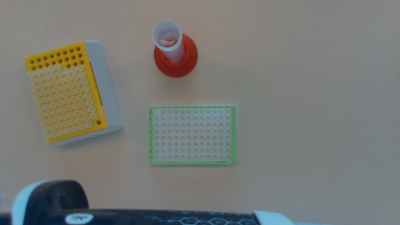
#> input picture scripts/classes/MTP/Test.png, 400 x 225 px
$ python -i classifier.py   (imports and definitions only)
#> lines starting #> are read from the running program, lines starting #| are printed output that depends on the picture; after the words box and inside, x2 and y2 are one past the last pixel; in counts of white or black regions, pixels touching at a corner belong together
"""This document describes an image classifier."""
import numpy as np
import cv2 as cv
import math
import random
import items


class Classifier:
    """Create a classifier to classify objects in an image."""

    def __init__(self):
        """Initialize the classifier."""
        pass

    def __is_close(self, a, b, rel_tol=1e-09, abs_tol=0.0):
        return abs(a-b) <= max(rel_tol * max(abs(a), abs(b)), abs_tol)

    def __auto_canny(self, image, sigma):
        median = np.median(image)
        lower_limit = int(max(0, (1 - sigma) * median))
        upper_limit = int(min(255, (1 + sigma), median))
        return cv.Canny(image, lower_limit, upper_limit)

    def __mapping(self, value, a, b, c, d):
        return c + (d - c) * ((value - a) / float(b - a))

    # [94 lines left out: function __calculate_pattern, not called in this run]

    def find_microplate(self, image):
        """
        Return a microplate object when found, else return NULL.

        image:      array,              the image to classify
        return:     microplate or NULL, the classified object
        """
        image_gray = cv.cvtColor(image, cv.COLOR_BGR2GRAY)
        image_blur = cv.blur(image_gray, (3, 3))
        image_canny = self.__auto_canny(image_blur, 0.33)  # TODO Try sigmas
        image_adaptive = cv.adaptiveThreshold(image_blur, 255, cv.ADAPTIVE_THRESH_GAUSSIAN_C, cv.THRESH_BINARY_INV, 15, 3)
        cv.imshow('image', image)
        cv.imshow('gray', image_gray)
        cv.imshow('blur', image_blur)
        cv.imshow('canny', image_canny)
        cv.imshow('adaptive', image_adaptive)
        # cv.waitKey(0)
        contours, _ = cv.findContours(
            image_adaptive, cv.RETR_LIST, cv.CHAIN_APPROX_NONE
        )
        for contour in contours:
            sigma = 0.12  # TODO Try sigmas
            length = cv.arcLength(contour, False)
            approx = cv.approxPolyDP(contour, sigma*length, False)
            number_of_corners = len(approx)
            if number_of_corners < 4 or number_of_corners > 5:
                # TODO Maybe allow 5 corners aswell
                continue
            print(number_of_corners)

            minAreaRect = cv.minAreaRect(contour)
            center, (length1, length2), angle = minAreaRect
            # TODO Maybe use 4 points directly
            # TODO Calculate angle from 90 to 180

            tolerance = 0.3  # TODO Try out different values

            long = max(length1, length2)
            print(long)
            long_expected = 270  # pixels
            if not self.__is_close(long, long_expected, rel_tol=tolerance):
                continue
            print('found right length for long')

            short = min(length1, length2)
            print(short)
            short_expected = 180  # pixels
            if not self.__is_close(short, short_expected, rel_tol=tolerance):
                continue
            print('found right length for short')

            corner_points = cv.boxPoints(minAreaRect)
            corner_points_np = []
            for corner_point in corner_points:
                corner_points_np.append(np.array(corner_point))

            well_points = self.__calculate_pattern(
                corner_points_np, 8, 12, 0.11, 0.14
            )

            wells = []
            for row in well_points:
                column = []
                for well_point in row:
                    # TODO Add contour and form detection
                    column.append(items.Well2D(well_point, None))
                wells.append(column)

            return items.Microplate2D(center, contour, wells)

    # [9 lines left out: function find_tube, not called in this run]


# [2 lines not run here, left out]

>>> import cv2
>>> picture = cv2.imread('MTP/Test.png')
#> picture is the input picture: shape (225, 400, 3); mean B, G, R 118.1, 121.8, 119.4
>>> result = Classifier().find_microplate(picture)
#> in find_microplate, `image_gray = cv.cvtColor(image, cv.COLOR_BGR2GRAY)`:
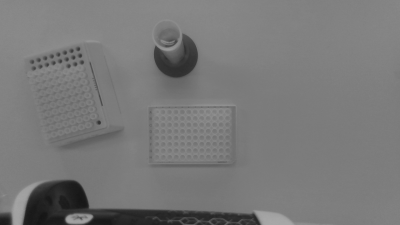
#> image_gray: shape (225, 400); min 21, max 168, mean 120.6
#> in __auto_canny, `median = np.median(image)`: median = 125
#> in __auto_canny, `lower_limit = int(max(0, (1 - sigma) * median))`: lower_limit = 83
#> in __auto_canny, `upper_limit = int(min(255, (1 + sigma), median))`: upper_limit = 1
#> in __auto_canny, `return cv.Canny(image, lower_limit, upper_limit)`:
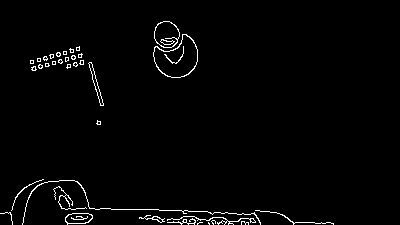
#> returned value: shape (225, 400); 1.9% white in thin lines or dots, all inside (x1, y1, x2, y2) = (0, 21, 334, 225)
#> in find_microplate, `image_adaptive = cv.adaptiveThreshold(image_blur, 255, cv.ADAPTIVE_THR..`:
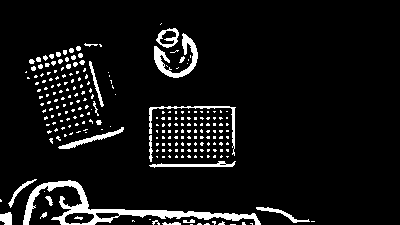
#> image_adaptive: shape (225, 400); 7.4% white; 239 white regions (206 under 20 px)
#> in find_microplate, `contours, _ = cv.findContours( image_adaptive, cv.RETR_LIST, cv.CHAIN_..`: contours = 245 contours, 229 with area under 20; largest, box (x1, y1, x2, y2) and area: (23, 180, 261, 225) 2103, (154, 33, 198, 78) 512, (156, 28, 179, 48) 298, (64, 212, 95, 225) 287, (58, 127, 124, 149) 222
#> the loop in find_microplate, `for contour in contours:` made 245 passes
#> (length, approx, number_of_corners, center, length1, length2, angle, long) on passes 3 to 5: (4.41, [[250, 223], [252, 224], [252, 223], [251, 223]], 4, (251, 223.5), 1, 2, -90, 2), (9.83, [[206, 223], [204, 224], [209, 224], [207, 223]], 4, (206.5, 223.5), 1, 5, -90, 5), (7.83, [[198, 223], [197, 224], [201, 224], [199, 223]], 4, (199, 223.5), 1, 4, -90, 4)
#> (printed output is left out)
